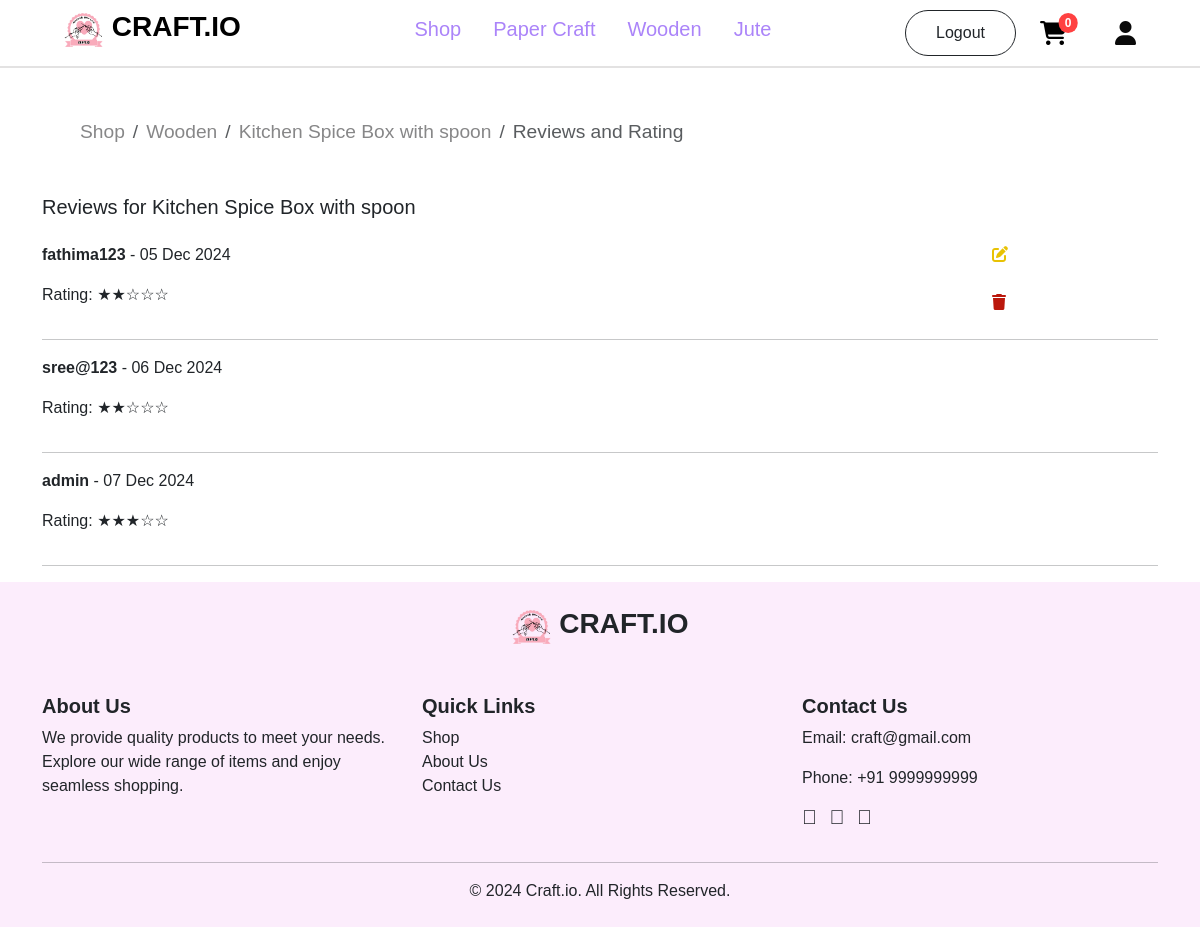
The app's page /customer/product/3/reviews/ (signed in), older data.
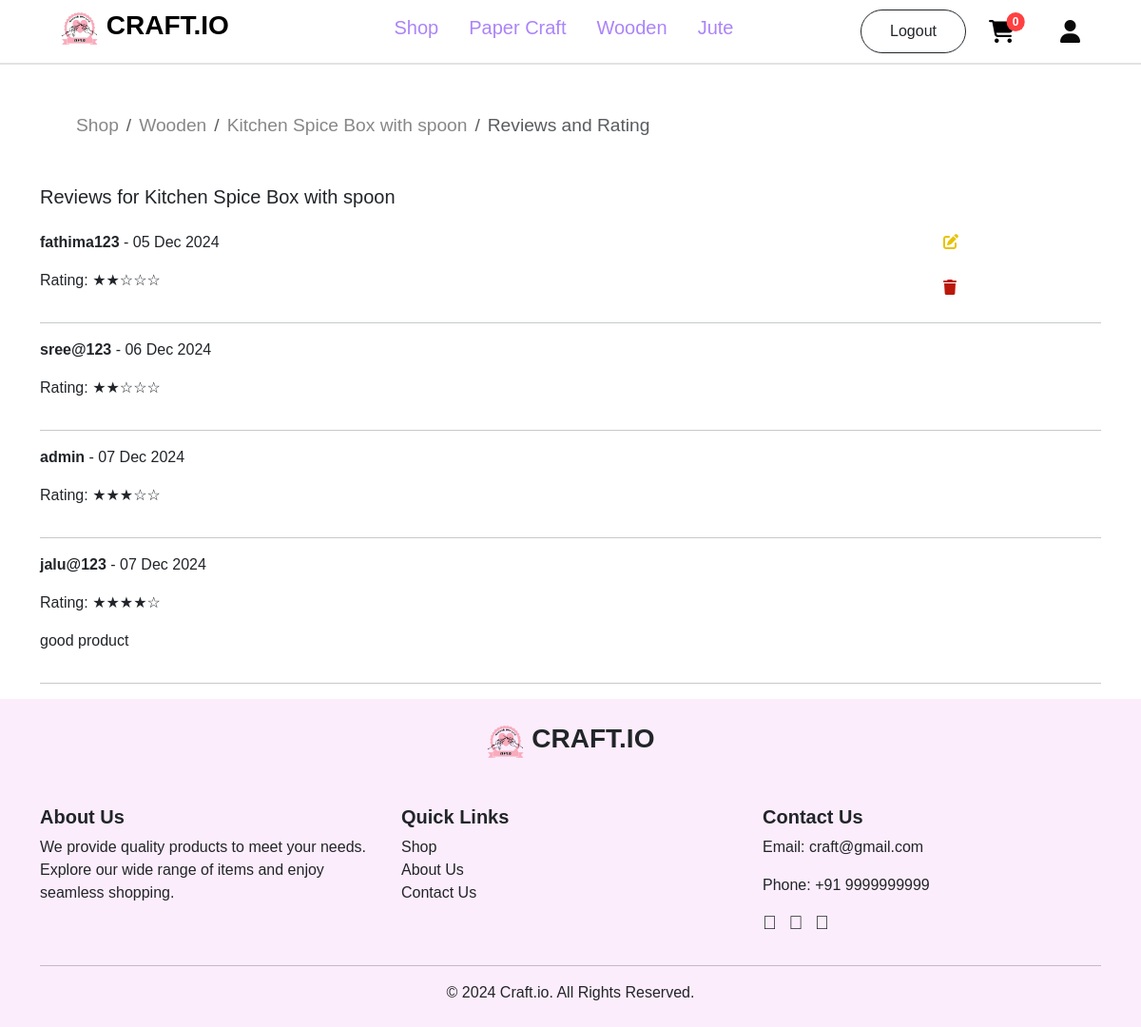
The same page, newer data.
### account/models.py (models this page shows, shortened)
class ProductReview(models.Model):
    product = models.ForeignKey(Productss, on_delete=models.CASCADE, related_name='reviews')
    user = models.ForeignKey(User, on_delete=models.CASCADE)
    rating = models.IntegerField(choices=[(i, str(i)) for i in range(1, 6)], default=5)  # Ratings from 1 to 5
    comment = models.TextField(max_length=500, blank=True)
    created_at = models.DateTimeField(auto_now_add=True)

### customer/views.py (the view)
    def inner(request, *args, **kw):
        if request.user.is_authenticated:
            return fn(request, *args, **kw)
        else:
            messages.error(request, 'Please login First!!')
            return redirect('login')

### customer/context_processors.py (called while the page is built)
def item_count(request):
    if request.user.is_authenticated:
        cart_count=Cart.objects.filter(user=request.user).count()
        wishlist_count=Wishlist.objects.filter(user=request.user).count()
        order_count=Orders.objects.filter(user=request.user).count()
        return {'cart':cart_count,'wishlist':wishlist_count,'order':order_count}
    else:
        return {"cart":0,'wishlist':0,"order":0}

### customer/templatetags/custom_filters.py (called while the page is built)
@register.filter
def to(value, max_value):
    try:
        value = int(value)
    except (ValueError, TypeError):
        value = 0
    filled_stars = '★' * value
    empty_stars = '☆' * (max_value - value)
    return filled_stars + empty_stars

### customer/views.py (called while the page is built)
def signin_required(fn):
    def inner(request, *args, **kw):
        if request.user.is_authenticated:
            return fn(request, *args, **kw)
        else:
            messages.error(request, 'Please login First!!')
            return redirect('login')
    return inner

@signin_required
def view_reviews(request, pk):
    product = get_object_or_404(Productss, pk=pk)
    reviews = ProductReview.objects.filter(product=product)
    return render(request, 'view_reviews.html', {
        'product': product,
        'reviews': reviews
    })

### customer/templates/view_reviews.html (shortened to what this page needs)
{% extends 'navbar.html' %}
{% block content %}
{% load custom_filters %}
<div style="margin: 50px 0px 20px 80px;">
    <nav aria-label="breadcrumb">
        <ol class="breadcrumb" style="font-size: larger;">
            <li class="breadcrumb-item"><a href="{% url 'shop' %}" style="text-decoration: none;color: rgb(135, 135, 136);">Shop</a></li>
            <li class="breadcrumb-item">
                <a href="{% url 'products' product.category %}" style="text-decoration: none;color: rgb(135, 135, 136);">{{ product.category }}</a>
            </li>
            <li class="breadcrumb-item">
                <a href="{% url 'pdetail' product.id %}" style="text-decoration: none;color: rgb(135, 135, 136);">{{ product.title }}</a>
            </li>
            <li class="breadcrumb-item active" aria-current="page">Reviews and Rating</li>
        </ol>
    </nav>
    </div>
<div class="container mt-5">
    <h5 class="mb-4">Reviews for {{ product.title }}</h5>
    <div>
        {% for review in reviews %}
            <div class="row mb-3 nt-5">
                <div class="col-md-10">
                    <p><b>{{ review.user.username }}</b> - {{ review.created_at|date:"d M Y" }}</p>
                    <p>Rating:
                        {% with review.rating as rating %}
                            {{ rating|to:5 }}
                        {% endwith %}
                    </p>
                    <p>{{ review.comment }}</p>
                </div>
                {% if review.user == request.user %}
                <div class="col-md-2">
                    <a href="{% url 'update_review' review.id %}" class="d-block mb-4">
                        <i class="fa-solid fa-pen-to-square" style="color: rgb(232, 194, 4);"></i>
                    </a>
                    <form method="POST" action="{% url 'delete_review' review.id %}">
                        <button type="submit" style="background: none; border: none; padding: 0;">
                            <i class="fa-solid fa-trash" style="color: #bb180c;"></i>
                        </button>
                    </form>
                </div>
                {% endif %}
            </div>
            <hr>
        {% empty %}
            <p>No reviews yet.</p>
        {% endfor %}
    </div>
</div>
{% endblock content %}

Row changes from the older to the newer data that the page shows:
added ProductReview: user.username "jalu@123", created_at "07 Dec 2024", rating|to "★★★★☆", comment "good product"
